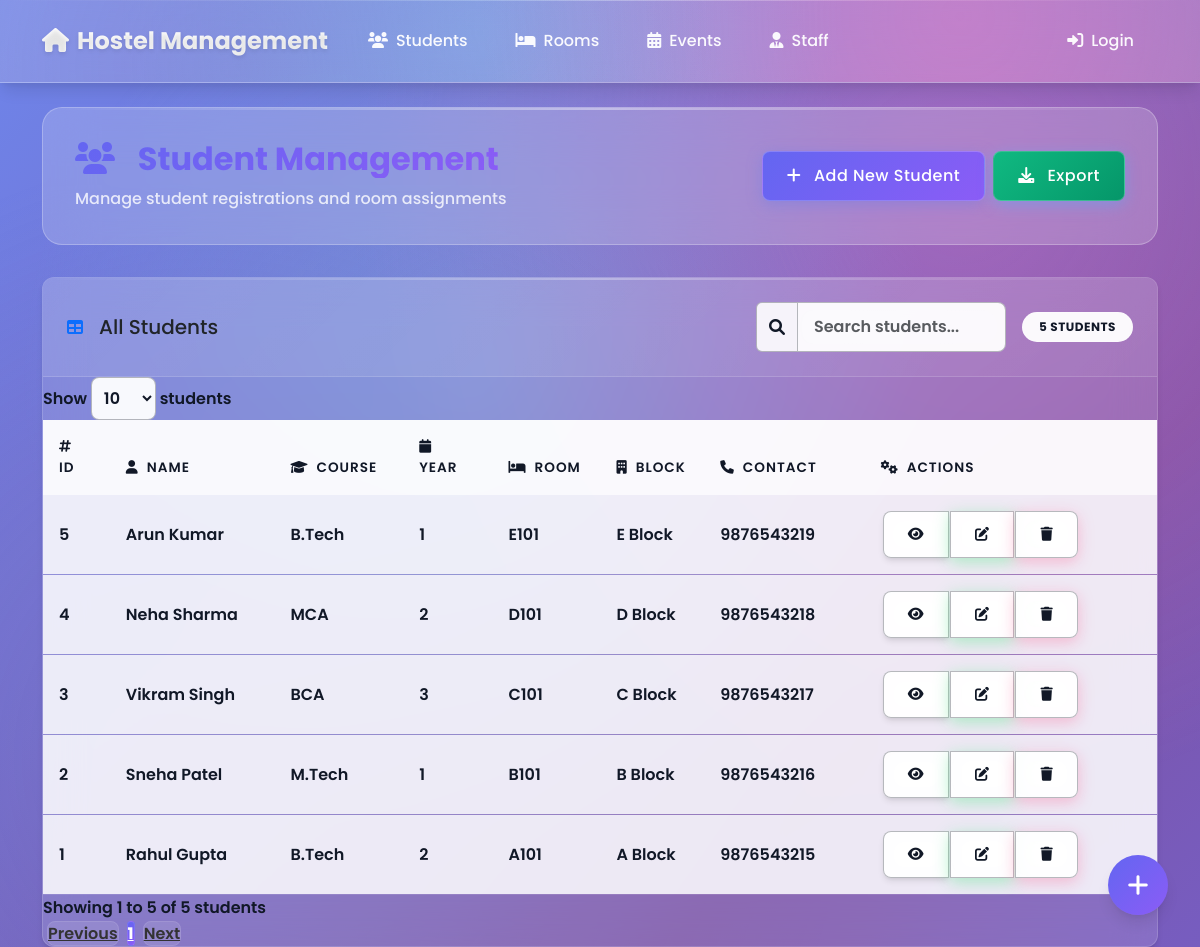
The app's page /pages/students/list.php with its own data.
### tables this page shows
CREATE TABLE Student (
    StudentID int(11) NOT NULL AUTO_INCREMENT,
    FirstName varchar(50) NOT NULL,
    LastName varchar(50) NOT NULL,
    Gender enum('Male','Female') NOT NULL,
    ContactNumber varchar(15) NOT NULL,
    EmailID varchar(100) NOT NULL,
    Course varchar(50) NOT NULL,
    Year int(11) NOT NULL,
    RoomID int(11) DEFAULT NULL,
    EmergencyContact varchar(15) NOT NULL,
    JoiningDate date NOT NULL,
    PRIMARY KEY (StudentID),
    UNIQUE KEY EmailID (EmailID),
    KEY RoomID (RoomID),
    CONSTRAINT Student_ibfk_1 FOREIGN KEY (RoomID) REFERENCES Room (RoomID)
);

CREATE TABLE Room (
    RoomID int(11) NOT NULL AUTO_INCREMENT,
    RoomNumber varchar(10) NOT NULL,
    BlockID int(11) NOT NULL,
    Capacity int(11) NOT NULL,
    RoomType enum('Single','Double','Triple') NOT NULL,
    Status enum('Occupied','Vacant') DEFAULT 'Vacant',
    MonthlyRent decimal(10,2) NOT NULL,
    PRIMARY KEY (RoomID),
    KEY BlockID (BlockID),
    CONSTRAINT Room_ibfk_1 FOREIGN KEY (BlockID) REFERENCES Block (BlockID)
);

CREATE TABLE Block (
    BlockID int(11) NOT NULL AUTO_INCREMENT,
    BlockName varchar(10) NOT NULL,
    NumberOfFloors int(11) NOT NULL,
    WardenID int(11) DEFAULT NULL,
    TotalRooms int(11) NOT NULL,
    Gender enum('Male','Female') NOT NULL,
    PRIMARY KEY (BlockID),
    KEY WardenID (WardenID),
    CONSTRAINT Block_ibfk_1 FOREIGN KEY (WardenID) REFERENCES Staff (StaffID)
);

### pages/students/list.php (the view, shortened to what this page needs)
<?php
require_once '../../config/database.php';
$stmt = $pdo->query("
    SELECT
        s.*,
        r.RoomNumber,
        b.BlockName
    FROM Student s
    LEFT JOIN Room r ON s.RoomID = r.RoomID
    LEFT JOIN Block b ON r.BlockID = b.BlockID
    ORDER BY s.StudentID DESC
");
$students = $stmt->fetchAll();
?>
<!DOCTYPE html>
<html lang="en">
<head>
    <link href="https://cdn.jsdelivr.net/npm/bootstrap@5.3.0/dist/css/bootstrap.min.css" rel="stylesheet">
    <link href="https://cdn.jsdelivr.net/npm/datatables@1.10.18/media/css/jquery.dataTables.min.css" rel="stylesheet">
    <link href="https://cdnjs.cloudflare.com/ajax/libs/font-awesome/6.0.0/css/all.min.css" rel="stylesheet">
    <link href="../../assets/css/style.css?v=<?php echo time(); ?>" rel="stylesheet">
</head>
<body>
    <?php include '../../includes/navbar.php'; ?>
    <div class="container mt-4">
        <div class="page-header">
            <div class="d-flex justify-content-between align-items-center">
                <div>
                    <h2 class="page-title mb-2">
                        <i class="fas fa-users me-3"></i>
                        Student Management
                    </h2>
                    <p class="page-subtitle mb-0">Manage student registrations and room assignments</p>
                </div>
                <div class="action-buttons d-flex gap-2">
                    <a href="create.php" class="btn btn-primary">
                        <i class="fas fa-plus me-2"></i> Add New Student
                    </a>
                    <button class="btn btn-success" onclick="exportData()">
                        <i class="fas fa-download me-2"></i> Export
                    </button>
                </div>
            </div>
        </div>
        <div class="card glass">
            <div class="card-header">
                <div class="d-flex align-items-center justify-content-between">
                    <div class="d-flex align-items-center">
                        <i class="fas fa-table me-3 text-primary"></i>
                        <h5 class="card-title mb-0">All Students</h5>
                    </div>
                    <div class="d-flex align-items-center gap-3">
                        <div class="input-group" style="width: 250px;">
                            <span class="input-group-text">
                                <i class="fas fa-search"></i>
                            </span>
                            <input type="text" class="form-control" placeholder="Search students..." id="quickSearch">
                        </div>
                        <span class="badge bg-primary" id="studentCount"><?php echo count($students); ?> Students</span>
                    </div>
                </div>
            </div>
            <div class="card-body p-0">
                <div class="table-responsive">
                    <table id="studentsTable" class="table table-hover">
                        <thead>
                            <tr>
                                <th><i class="fas fa-hashtag me-2"></i>ID</th>
                                <th><i class="fas fa-user me-2"></i>Name</th>
                                <th><i class="fas fa-graduation-cap me-2"></i>Course</th>
                                <th><i class="fas fa-calendar me-2"></i>Year</th>
                                <th><i class="fas fa-bed me-2"></i>Room</th>
                                <th><i class="fas fa-building me-2"></i>Block</th>
                                <th><i class="fas fa-phone me-2"></i>Contact</th>
                                <th><i class="fas fa-cogs me-2"></i>Actions</th>
                            </tr>
                        </thead>
                        <tbody>
                            <?php foreach ($students as $student): ?>
                                <tr>
                                    <td><?php echo $student['StudentID']; ?></td>
                                    <td><?php echo htmlspecialchars($student['FirstName'] . ' ' . $student['LastName']); ?></td>
                                    <td><?php echo htmlspecialchars($student['Course']); ?></td>
                                    <td><?php echo $student['Year']; ?></td>
                                    <td><?php echo $student['RoomNumber'] ?? 'Not Assigned'; ?></td>
                                    <td><?php echo $student['BlockName'] ?? 'Not Assigned'; ?></td>
                                    <td><?php echo htmlspecialchars($student['ContactNumber']); ?></td>
                                    <td>
                                        <div class="btn-group" role="group">
                                            <a href="view.php?id=<?php echo $student['StudentID']; ?>" class="btn btn-sm btn-info" title="View Details">
                                                <i class="fas fa-eye"></i>
                                            </a>
                                            <a href="edit.php?id=<?php echo $student['StudentID']; ?>" class="btn btn-sm btn-warning" title="Edit Student">
                                                <i class="fas fa-edit"></i>
                                            </a>
                                            <button class="btn btn-sm btn-danger" onclick="deleteStudent(<?php echo $student['StudentID']; ?>)" title="Delete Student">
                                                <i class="fas fa-trash"></i>
                                            </button>
                                        </div>
                                    </td>
                                </tr>
                            <?php endforeach; ?>
                        </tbody>
                    </table>
                </div>
            </div>
        </div>
        <div class="fab-container">
            <button class="fab" id="fabMain" onclick="toggleFabMenu()">
                <i class="fas fa-plus"></i>
            </button>
        </div>
</body>
</html>

### pages/students/list.php (style rules this page uses)
.page-header { background: var(--glass-bg-strong); backdrop-filter: blur(25px); -webkit-backdrop-filter: blur(25px); border: 1px solid var(--glass-border-strong); border-radius: var(--border-radius-lg); padding: 2rem; margin-bottom: 2rem; position: relative; overflow: hidden; }
.page-header::before { content: ''; position: absolute; top: 0; left: 0; right: 0; height: 2px; background: linear-gradient(90deg, transparent, rgba(255, 255, 255, 0.4), transparent); }
.page-title { background: linear-gradient(135deg, #6366f1, #8b5cf6); -webkit-background-clip: text; -webkit-text-fill-color: transparent; background-clip: text; font-weight: 700; margin-bottom: 0.5rem; }
.page-subtitle { color: rgba(255, 255, 255, 0.8); font-weight: 500; }
.action-buttons .btn { backdrop-filter: blur(10px); -webkit-backdrop-filter: blur(10px); border: 1px solid rgba(255, 255, 255, 0.2); }
.table { background: transparent; color: rgba(255, 255, 255, 0.9); }
.table thead th { background: rgba(255, 255, 255, 0.1); border: none; color: rgba(255, 255, 255, 0.95); font-weight: 600; padding: 1rem; position: sticky; top: 0; z-index: 10; }
.table tbody tr { border-bottom: 1px solid rgba(255, 255, 255, 0.1); transition: var(--transition); }
.table tbody td { padding: 1rem; border: none; vertical-align: middle; }
.btn-group .btn { margin: 0 2px; border-radius: var(--border-radius-sm); }
.badge { backdrop-filter: blur(10px); -webkit-backdrop-filter: blur(10px); border: 1px solid rgba(255, 255, 255, 0.2); }
.input-group .form-control { background: rgba(255, 255, 255, 0.1); border: 1px solid rgba(255, 255, 255, 0.2); color: rgba(255, 255, 255, 0.9); }
.input-group-text { background: rgba(255, 255, 255, 0.1); border: 1px solid rgba(255, 255, 255, 0.2); color: rgba(255, 255, 255, 0.8); }
#quickSearch { background: rgba(255, 255, 255, 0.95) !important; border: 1px solid rgba(17, 24, 39, 0.3) !important; color: #111827 !important; font-weight: 600; }
.input-group-text { background: rgba(255, 255, 255, 0.9) !important; border: 1px solid rgba(17, 24, 39, 0.3) !important; color: #111827 !important; }

### records on screen
student: StudentID "5", FirstName+LastName "Arun Kumar", Course "B.Tech", Year "1", RoomID.RoomNumber "E101", block.BlockName "E Block", ContactNumber "9876543219"
student: StudentID "4", FirstName+LastName "Neha Sharma", Course "MCA", Year "2", RoomID.RoomNumber "D101", block.BlockName "D Block", ContactNumber "9876543218"
student: StudentID "3", FirstName+LastName "Vikram Singh", Course "BCA", Year "3", RoomID.RoomNumber "C101", block.BlockName "C Block", ContactNumber "9876543217"
student: StudentID "2", FirstName+LastName "Sneha Patel", Course "M.Tech", Year "1", RoomID.RoomNumber "B101", block.BlockName "B Block", ContactNumber "9876543216"
student: StudentID "1", FirstName+LastName "Rahul Gupta", Course "B.Tech", Year "2", RoomID.RoomNumber "A101", block.BlockName "A Block", ContactNumber "9876543215"

### other values on screen
count($students) "5"
